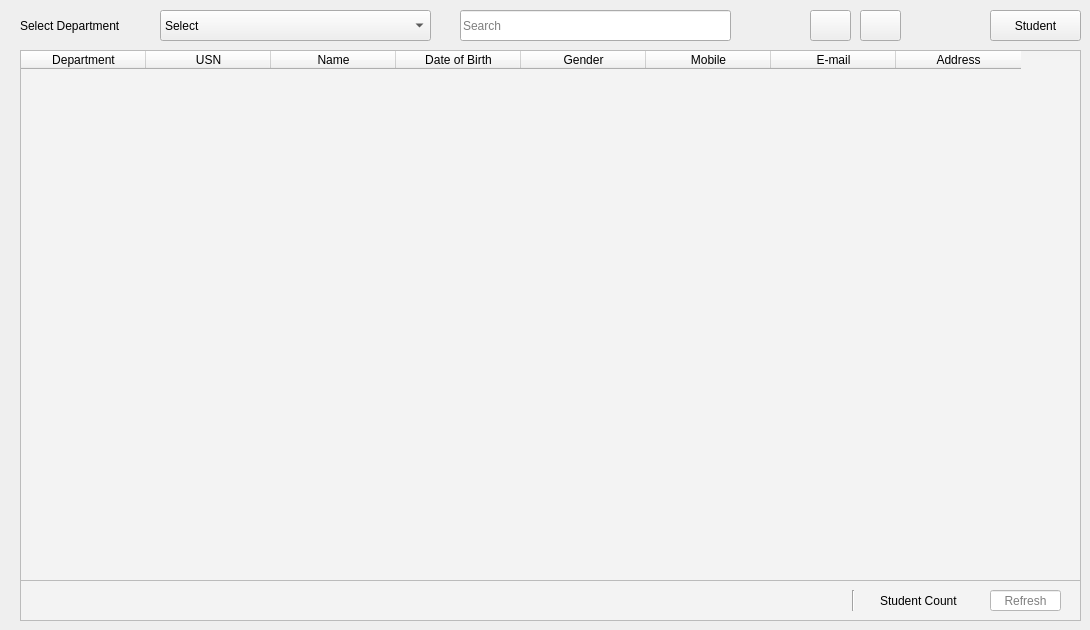
      <widget class="QWidget" name="tabStudentDetail">
       <property name="toolTip">
        <string>Displays information about students</string>
       </property>
       <attribute name="title">
        <string>Student detail</string>
       </attribute>
       <widget class="QLabel" name="lblStudentDept">
        <property name="geometry">
         <rect>
          <x>20</x>
          <y>10</y>
          <width>131</width>
          <height>31</height>
         </rect>
        </property>
        <property name="toolTip">
         <string>Filter by the Department</string>
        </property>
        <property name="styleSheet">
         <string notr="true">
font: 9pt &quot;MS Shell Dlg 2&quot;;
</string>
        </property>
        <property name="text">
         <string>Select Department</string>
        </property>
       </widget>
       <widget class="QLineEdit" name="txtStudentSearch">
        <property name="geometry">
         <rect>
          <x>460</x>
          <y>10</y>
          <width>271</width>
          <height>31</height>
         </rect>
        </property>
        <property name="toolTip">
         <string>&lt;html&gt;&lt;head/&gt;&lt;body&gt;&lt;p&gt;Enter Name or USN to search&lt;/p&gt;&lt;/body&gt;&lt;/html&gt;</string>
        </property>
        <property name="styleSheet">
         <string notr="true"/>
        </property>
        <property name="text">
         <string/>
        </property>
        <property name="maxLength">
         <number>10</number>
        </property>
        <property name="placeholderText">
         <string>Search</string>
        </property>
        <property name="clearButtonEnabled">
         <bool>true</bool>
        </property>
       </widget>
       <widget class="QPushButton" name="btnStudentAdd">
        <property name="geometry">
         <rect>
          <x>990</x>
          <y>10</y>
          <width>91</width>
          <height>31</height>
         </rect>
        </property>
        <property name="toolTip">
         <string>Add a new Student</string>
        </property>
        <property name="styleSheet">
         <string notr="true">
font: 9pt &quot;MS Shell Dlg 2&quot;;

border-color: rgb(0, 0, 0);</string>
        </property>
        <property name="text">
         <string>Student</string>
        </property>
        <property name="icon">
         <iconset resource="univ_icon.qrc">
          <normaloff>:/IDK/Resources/add.png</normaloff>:/IDK/Resources/add.png</iconset>
        </property>
       </widget>
       <widget class="QTableWidget" name="tableStudentInfo">
        <property name="geometry">
         <rect>
          <x>20</x>
          <y>50</y>
          <width>1061</width>
          <height>531</height>
         </rect>
        </property>
        <property name="styleSheet">
         <string notr="true">background-color: rgb(243, 243, 243);
font: 9pt &quot;MS Shell Dlg 2&quot;;</string>
        </property>
        <property name="frameShadow">
         <enum>QFrame::Sunken</enum>
        </property>
        <property name="lineWidth">
         <number>2</number>
        </property>
        <property name="editTriggers">
         <set>QAbstractItemView::NoEditTriggers</set>
        </property>
        <property name="selectionMode">
         <enum>QAbstractItemView::SingleSelection</enum>
        </property>
        <property name="selectionBehavior">
         <enum>QAbstractItemView::SelectRows</enum>
        </property>
        <property name="rowCount">
         <number>0</number>
        </property>
        <property name="columnCount">
         <number>8</number>
        </property>
        <attribute name="horizontalHeaderDefaultSectionSize">
         <number>125</number>
        </attribute>
        <column>
         <property name="text">
          <string>Department</string>
         </property>
        </column>
        <column>
         <property name="text">
          <string>USN</string>
         </property>
        </column>
        <column>
         <property name="text">
          <string>Name</string>
         </property>
        </column>
        <column>
         <property name="text">
          <string>Date of Birth</string>
         </property>
        </column>
        <column>
         <property name="text">
          <string>Gender</string>
         </property>
        </column>
        <column>
         <property name="text">
          <string>Mobile</string>
         </property>
        </column>
        <column>
         <property name="text">
          <string>E-mail</string>
         </property>
        </column>
        <column>
         <property name="text">
          <string>Address</string>
         </property>
        </column>
       </widget>
       <widget class="QComboBox" name="cbxStudentDept">
        <property name="geometry">
         <rect>
          <x>160</x>
          <y>10</y>
          <width>271</width>
          <height>31</height>
         </rect>
        </property>
        <property name="toolTip">
         <string>Filter by the Department</string>
        </property>
        <property name="whatsThis">
         <string>Select the department</string>
        </property>
        <property name="styleSheet">
         <string notr="true">
font: 9pt &quot;MS Shell Dlg 2&quot;;
border-color: rgb(0, 0, 0);</string>
        </property>
        <item>
         <property name="text">
          <string>Select</string>
         </property>
        </item>
        <item>
         <property name="text">
          <string>Civil Engg</string>
         </property>
        </item>
        <item>
         <property name="text">
          <string>Computers Science Engg</string>
         </property>
        </item>
        <item>
         <property name="text">
          <string>Electrical and Electronics</string>
         </property>
        </item>
        <item>
         <property name="text">
          <string>Electronics and Communication</string>
         </property>
        </item>
        <item>
         <property name="text">
          <string>Electronics and Instrumentation</string>
         </property>
        </item>
        <item>
         <property name="text">
          <string>Industrial Engg</string>
         </property>
        </item>
        <item>
         <property name="text">
          <string>Information Science Engg</string>
         </property>
        </item>
        <item>
         <property name="text">
          <string>Mechanical Engg</string>
         </property>
        </item>
        <item>
         <property name="text">
          <string>Medical electronics Engg</string>
         </property>
        </item>
        <item>
         <property name="text">
          <string>Telecommunication Engg</string>
         </property>
        </item>
       </widget>
       <widget class="QPushButton" name="btnStudentEdit">
        <property name="enabled">
         <bool>true</bool>
        </property>
        <property name="geometry">
         <rect>
          <x>810</x>
          <y>10</y>
          <width>41</width>
          <height>31</height>
         </rect>
        </property>
        <property name="toolTip">
         <string>Edit selected student</string>
        </property>
        <property name="whatsThis">
         <string/>
        </property>
        <property name="styleSheet">
         <string notr="true">border-color: rgb(0, 0, 0);
font: 9pt &quot;MS Shell Dlg 2&quot;;
</string>
        </property>
        <property name="text">
         <string/>
        </property>
        <property name="icon">
         <iconset resource="univ_icon.qrc">
          <normaloff>:/IDK/Resources/edit.png</normaloff>:/IDK/Resources/edit.png</iconset>
        </property>
       </widget>
       <widget class="QPushButton" name="btnStudentDelete">
        <property name="enabled">
         <bool>true</bool>
        </property>
        <property name="geometry">
         <rect>
          <x>860</x>
          <y>10</y>
          <width>41</width>
          <height>31</height>
         </rect>
        </property>
        <property name="toolTip">
         <string>Delete a selected student</string>
        </property>
        <property name="styleSheet">
         <string notr="true">border-color: rgb(0, 0, 0);
font: 9pt &quot;MS Shell Dlg 2&quot;;
</string>
        </property>
        <property name="text">
         <string/>
        </property>
        <property name="icon">
         <iconset resource="univ_icon.qrc">
          <normaloff>:/IDK/Resources/no.png</normaloff>:/IDK/Resources/no.png</iconset>
        </property>
       </widget>
       <widget class="QFrame" name="frameStudentBottom">
        <property name="geometry">
         <rect>
          <x>20</x>
          <y>580</y>
          <width>1061</width>
          <height>41</height>
         </rect>
        </property>
        <property name="font">
         <font>
          <family>MS Shell Dlg 2</family>
          <pointsize>9</pointsize>
          <weight>50</weight>
          <italic>false</italic>
          <bold>false</bold>
         </font>
        </property>
        <property name="styleSheet">
         <string notr="true">background-color: rgb(243, 243, 243);
border-right-color: rgb(0, 0, 0);
border-left-color: rgb(0, 0, 0);
border-bottom-color: rgb(0, 0, 0);</string>
        </property>
        <property name="frameShape">
         <enum>QFrame::StyledPanel</enum>
        </property>
        <property name="frameShadow">
         <enum>QFrame::Plain</enum>
        </property>
        <widget class="QLabel" name="label_55">
         <property name="geometry">
          <rect>
           <x>860</x>
           <y>10</y>
           <width>101</width>
           <height>21</height>
          </rect>
         </property>
         <property name="text">
          <string>Student Count</string>
         </property>
        </widget>
        <widget class="QLineEdit" name="txtStudentCount">
         <property name="geometry">
          <rect>
           <x>970</x>
           <y>10</y>
           <width>71</width>
           <height>21</height>
          </rect>
         </property>
         <property name="font">
          <font>
           <family>MS Shell Dlg 2</family>
           <pointsize>9</pointsize>
           <weight>50</weight>
           <italic>false</italic>
           <bold>false</bold>
          </font>
         </property>
         <property name="styleSheet">
          <string notr="true">background-color: rgb(255, 255, 255);</string>
         </property>
         <property name="alignment">
          <set>Qt::AlignCenter</set>
         </property>
         <property name="readOnly">
          <bool>true</bool>
         </property>
         <property name="placeholderText">
          <string>Refresh</string>
         </property>
        </widget>
        <widget class="Line" name="line_5">
         <property name="geometry">
          <rect>
           <x>823</x>
           <y>10</y>
           <width>20</width>
           <height>21</height>
          </rect>
         </property>
         <property name="orientation">
          <enum>Qt::Vertical</enum>
         </property>
        </widget>
        <zorder>line_5</zorder>
        <zorder>label_55</zorder>
        <zorder>txtStudentCount</zorder>
       </widget>
      </widget>
